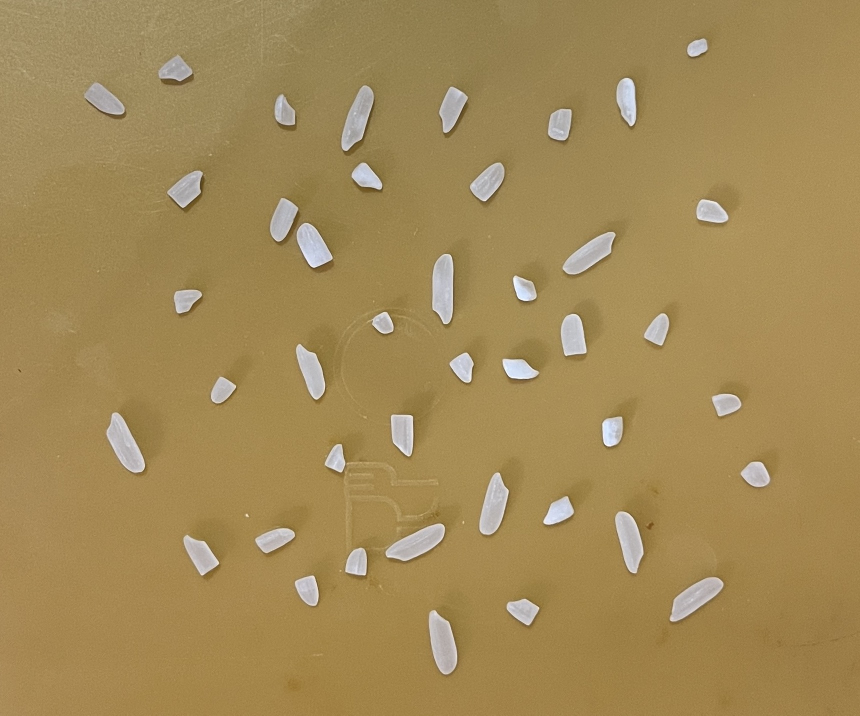
#> input picture Activity 7/IMG_4860.JPG, 1720 x 1431 px (shown at 1/2 size); the run also reads 1 picture not shown here
$ jupyter execute --allow-errors Tan_Activity7.ipynb
#> lines starting #> are read from the running program, lines starting #| are printed output that depends on the picture; after the words box and inside, x2 and y2 are one past the last pixel; in counts of white or black regions, pixels touching at a corner belong together
# Activity 7: Feature Extraction

Submitted by Mary Franczine Tan | Student No. 2020-10177

Applied Physics 157, AY 2022-2023 2nd Semester

Submitted on June 21, 2023

[cell 1]
# import libraries

import numpy as np
import matplotlib.pyplot as plt
import matplotlib.image as mpimg
import cv2
import pandas as pd
from skimage.measure import regionprops, label, regionprops_table
from matplotlib.colors import ListedColormap
import glob

## Feature Extraction

### Segment Images

Here, we use Otsu's method to perform automatic segmentation on the images. We choose to use this method because it will give the best results in the segmentation, as well as the ease of use as it is already a function in opencv. After segmentation, we will also conduct morphological operations as needed to clean the image.

[cell 2]
img = mpimg.imread('IMG_4860.JPG')
#> img is the input picture: shape (1431, 1720, 3); mean R, G, B 162.1, 137.4, 86.5
gray = cv2.cvtColor(img, cv2.COLOR_RGB2GRAY)

blur = cv2.GaussianBlur(gray, (5, 5), 0)
ret3, th3 = cv2.threshold(blur, 0, 255, cv2.THRESH_BINARY + cv2.THRESH_OTSU)
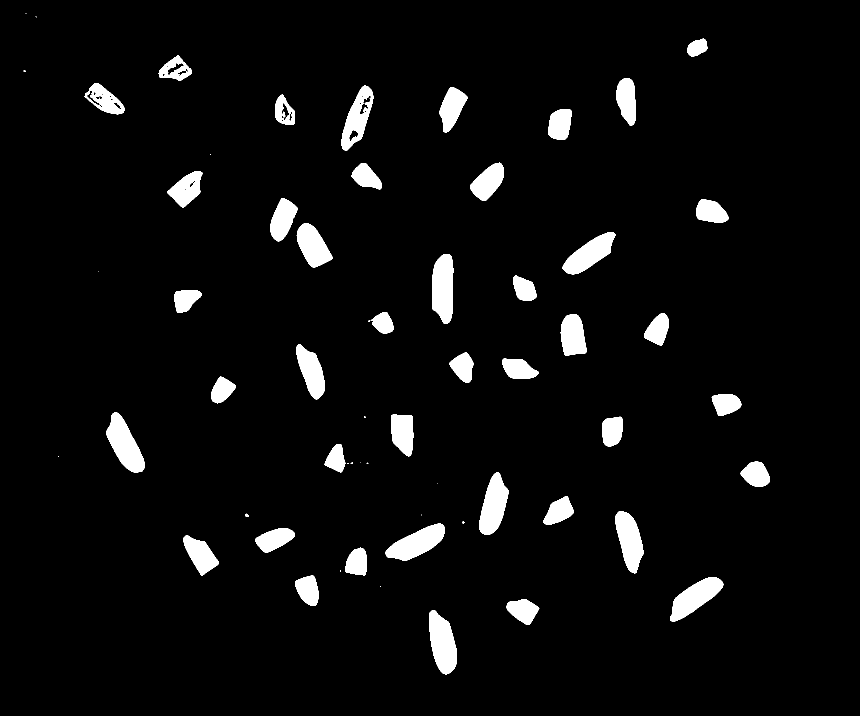
#> th3: shape (1431, 1720) (shown at 1/2 size); 4.8% white; 61 white regions (17 under 20 px), largest, box (x1, y1, x2, y2) and area: (213, 825, 290, 945) 4931, (858, 1220, 914, 1349) 4926, (865, 508, 907, 648) 4904
#> ret3 = 164

[cell 3]
kernel = np.ones((15,15), np.uint8)
step1 = cv2.morphologyEx(th3, cv2.MORPH_CLOSE, kernel)
#> step1: shape (1431, 1720); 4.8% white; 54 white regions (12 under 20 px), largest, box (x1, y1, x2, y2) and area: (541, 396, 665, 535) 6960, (213, 825, 290, 945) 4931, (858, 1220, 914, 1349) 4926
step2 = cv2.erode(step1, kernel)
#> step2: shape (1431, 1720); 2% white; 42 white regions, largest, box (x1, y1, x2, y2) and area: (872, 517, 899, 636) 2575, (865, 1232, 907, 1339) 2569, (221, 835, 281, 937) 2395
segmented = cv2.dilate(step2, kernel)
#> segmented: shape (1431, 1720); 4.7% white; 42 white regions

[cell 4]
fig, ax = plt.subplots(1, 3, figsize = (12, 4))

ax[0].imshow(img)
ax[0].set_title('original image')
ax[1].imshow(th3, cmap = 'gray')
ax[1].set_title('b&w of original image')
ax[2].imshow(segmented, cmap = 'gray')
ax[2].set_title('after morphological operations')

for i in range(3):
    ax[i].axis('off')

plt.suptitle('Image Segmentation and Cleaning', size = 14)
plt.tight_layout()
plt.savefig('reportpics/preprocessing.png')

### Extract Features

We also make use of the python library scikit tool images to label the blobs and extract their features, because there are no built in functions to do so like in matlab.

[cell 5]
labeled = label(segmented)
#> labeled: shape (1431, 1720) int64; 43 distinct labels, from 0 to 42

plt.imshow(labeled, cmap = 'gnuplot')
plt.axis('off')
plt.title('Labeled Blobs')
plt.savefig('reportpics/labeled.png')

[cell 6]
fig, ax = plt.subplots(figsize = (12, 10))
ax.imshow(segmented, cmap=plt.cm.gray)

regions = regionprops(labeled)
#> regions = 42 regions; largest, box (x1, y1, x2, y2) and area: (214, 828, 288, 944) 4859, (858, 1225, 914, 1346) 4851, (865, 510, 906, 643) 4815, (774, 1049, 889, 1120) 4638, (1344, 1155, 1444, 1240) 4528

for props in regions:
    y0, x0 = props.centroid
    orientation = props.orientation
    x1 = x0 + np.cos(orientation) * 0.5 * props.axis_minor_length
    y1 = y0 - np.sin(orientation) * 0.5 * props.axis_minor_length
    x2 = x0 - np.sin(orientation) * 0.5 * props.axis_major_length
    y2 = y0 - np.cos(orientation) * 0.5 * props.axis_major_length

    ax.plot((x0, x1), (y0, y1), '-r', linewidth=1.5)
    ax.plot((x0, x2), (y0, y2), '-r', linewidth=1.5)
    ax.plot(x0, y0, '.g', markersize=5)

    minr, minc, maxr, maxc = props.bbox
    bx = (minc, maxc, maxc, minc, minc)
    by = (minr, minr, maxr, maxr, minr)
    ax.plot(bx, by, '-b', linewidth=1.5)
#> this loop made 42 passes
#> (y0, x0, orientation, x1, y1, x2, y2, minr) on passes 1 to 12: (94.86, 1394.1, -1.09, 1400.8, 107.7, 1412.9, 84.99, 80), (139, 349.6, -1.44, 352.3, 159.7, 380, 135.2, 116), (199.1, 1253.5, 0.131, 1272.5, 196.6, 1247.5, 153.2, 158), (199.7, 209, 0.962, 220.8, 182.9, 174.4, 175.6, 169), (235.6, 714.8, -0.352, 734.3, 242.8, 738, 172.6, 175), (215.1, 903.6, -0.294, 923.9, 221.2, 916.1, 173.5, 177), (224.2, 568.5, 0.448, 585.3, 216.2, 555.9, 198, 196), (248.4, 1119.6, -0.274, 1141.4, 254.5, 1128.5, 216.6, 219), (363.2, 976.1, -0.707, 993.8, 378.3, 1003.3, 331.4, 328), (353.3, 731.6, 0.952, 743.1, 337.2, 707.4, 336, 329), (377.4, 373, -0.722, 391.2, 393.4, 397.6, 349.4, 344), (438.8, 565.3, -0.322, 586.3, 445.8, 578.7, 398.6, 400)

ax.set_title('Bounding Boxes and Axes of Blobs', size = 25)
ax.axis('off')
plt.show()
fig.savefig('reportpics/boxedblobs.png')

We can see in the images above that we have successfully labeled all of the grains of rice in the image. Using skimage, we've also determined each blob's properties like bounding box, centroid, eccentricity and area. With these data, we are able to label and visualize each feature on the image itself.

[cell 7]
props = regionprops_table(labeled, properties = ('label', 'centroid', 'eccentricity', 'area',
                                                 'orientation', 'solidity'))
#> props = 7 items

props_df = pd.DataFrame(props)
#> props_df = table of 42 rows and 7 columns
display(props_df.head())

### Sources:
- Otsu's Method from OpenCV documentation [page](https://docs.opencv.org/4.x/d7/d4d/tutorial_py_thresholding.html)
- RegionProps from scikit-image documentation [page](https://scikit-image.org/docs/stable/auto_examples/segmentation/plot_regionprops.html)

## Bonus: Tracking Change of Vegetation Area Over Time

[cell 8]
## import images

filenames = sorted(glob.glob('bonuspics/*.png'))
files = [plt.imread(file) for file in filenames]
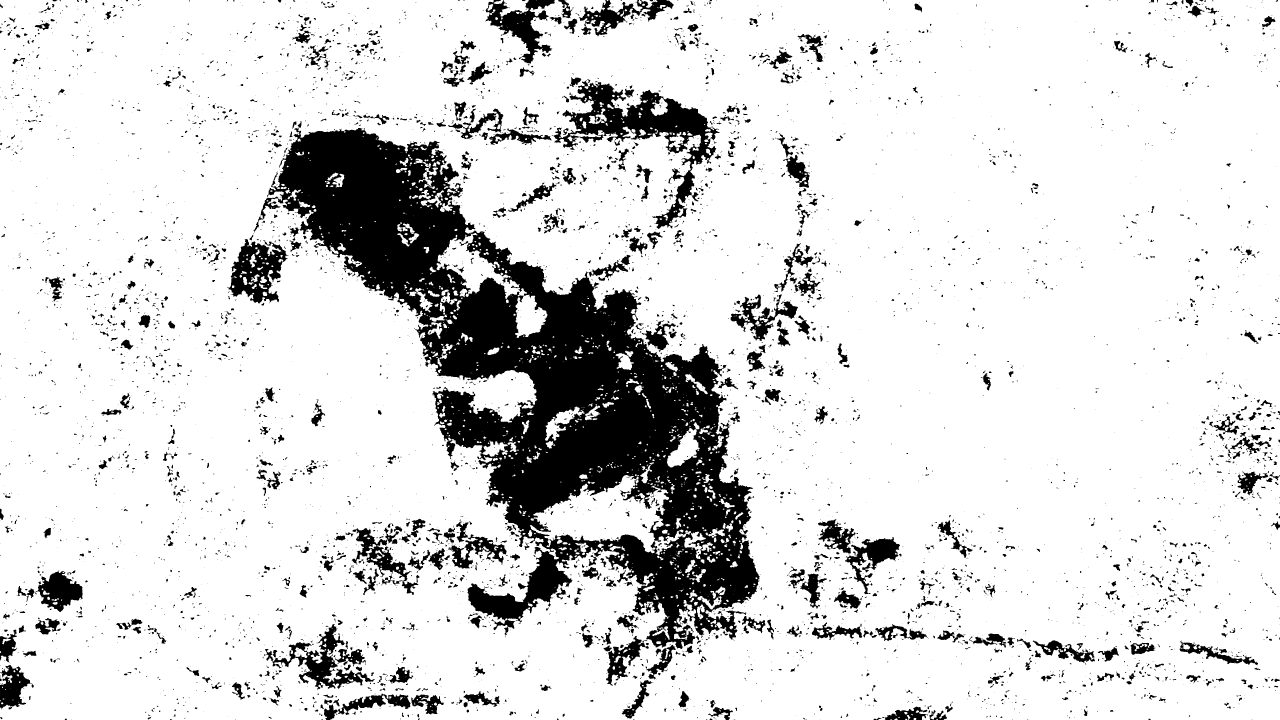
#> input picture Activity 7/bonuspics/2010.png, 3840 x 2160 px (shown at 1/3 size)
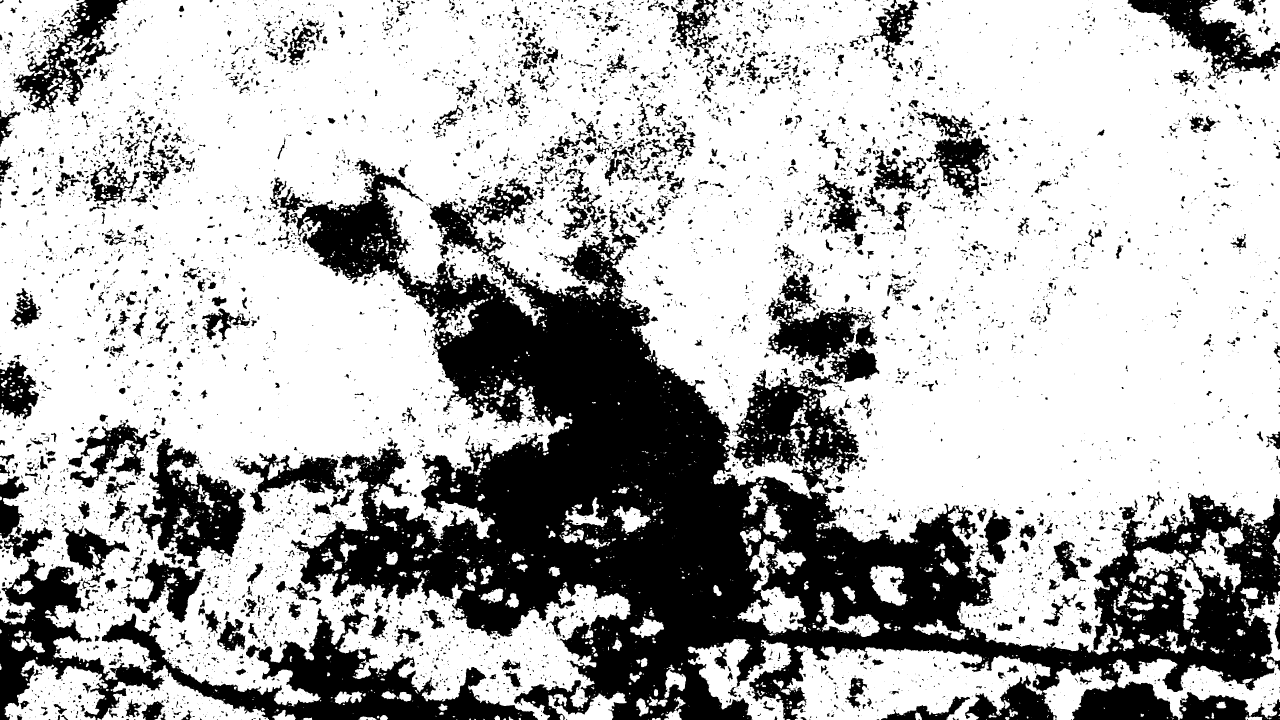
#> input picture Activity 7/bonuspics/2014.png, 3840 x 2160 px (shown at 1/3 size)
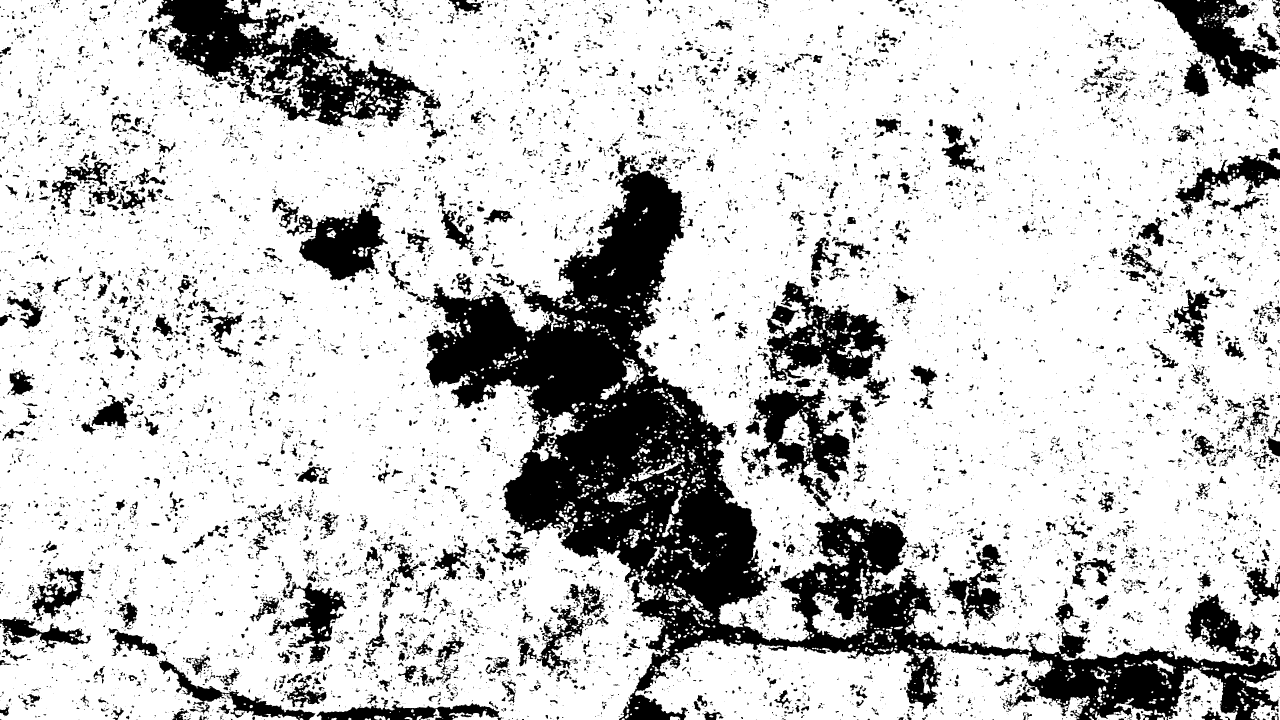
#> input picture Activity 7/bonuspics/2016.png, 3840 x 2160 px (shown at 1/3 size)
#> files = 3 items
mask = plt.imread('border.png')
#mask = cv2.cvtColor(plt.imread('border.png'), cv2.COLOR_RGB2GRAY)

The goal here is to quantitatively track the changes in vegetation area within the border of Philippine Science High School - Cagayan Valley School. Since the current images show even the surrounding areas, I made a mask of the school's border using Figma. The masked vegetation area is show in the figure below.

[cell 9]
def maskpics(img):
    masked = cv2.bitwise_and(img, mask)
#> img is the input picture: shape (2160, 3840, 4) float32; mean R, G, B, A 0.856, 0.856, 0.856, 1
    return cv2.cvtColor(masked, cv2.COLOR_RGB2GRAY)


cvc10 = maskpics(files[0])
cvc14 = maskpics(files[1])
#> in maskpics, img is the input picture: shape (2160, 3840, 4) float32; mean R, G, B, A 0.701, 0.701, 0.701, 1
cvc16 = maskpics(files[2])
#> in maskpics (call 3), `masked = cv2.bitwise_and(img, mask)`:
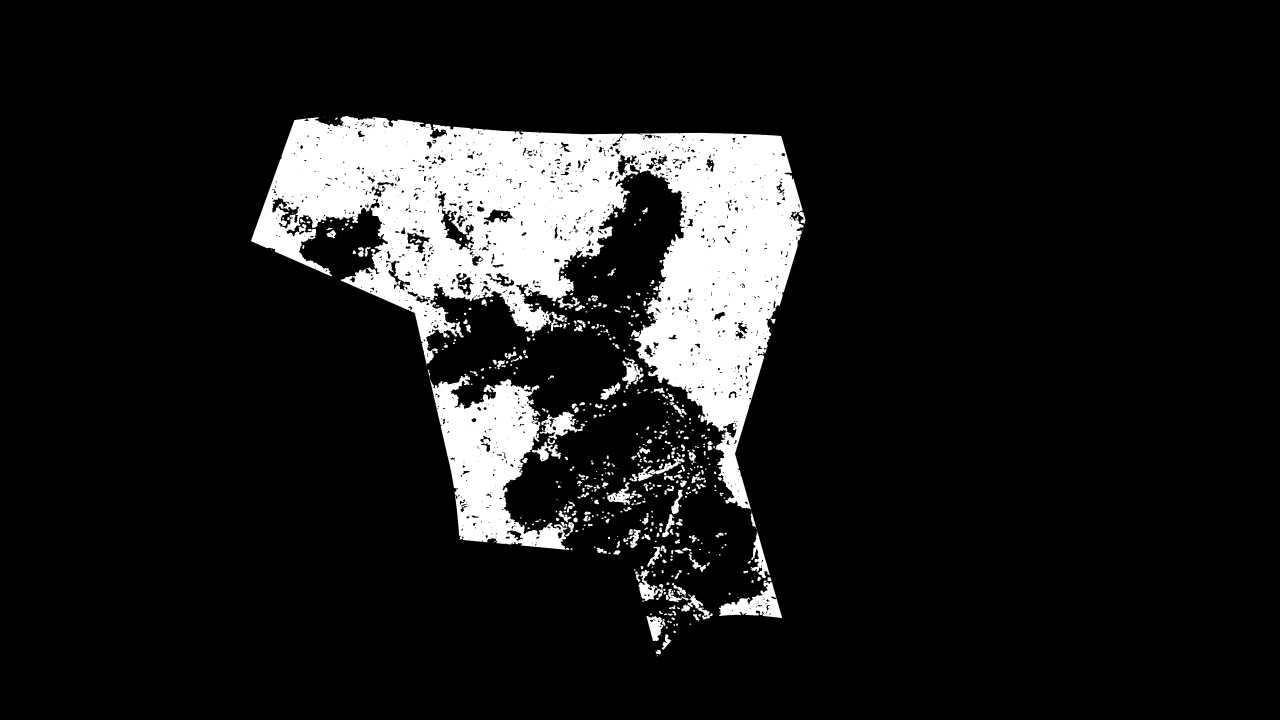
#> masked: shape (2160, 3840, 4) float32 (shown at 1/3 size); mean R, G, B, A 0.112, 0.112, 0.112, 1
#> in maskpics, img is the input picture: shape (2160, 3840, 4) float32; mean R, G, B, A 0.793, 0.793, 0.793, 1
#> (the rest of this cell did not finish here and is left out)
